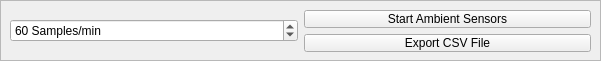
     <widget class="QFrame" name="ambient_sensor_frame">
      <property name="enabled">
       <bool>true</bool>
      </property>
      <property name="geometry">
       <rect>
        <x>10</x>
        <y>450</y>
        <width>601</width>
        <height>61</height>
       </rect>
      </property>
      <property name="frameShape">
       <enum>QFrame::StyledPanel</enum>
      </property>
      <property name="frameShadow">
       <enum>QFrame::Raised</enum>
      </property>
      <widget class="QWidget" name="gridLayoutWidget_11">
       <property name="geometry">
        <rect>
         <x>10</x>
         <y>10</y>
         <width>581</width>
         <height>42</height>
        </rect>
       </property>
       <layout class="QGridLayout" name="gridLayout_11">
        <item row="0" column="0" rowspan="2">
         <widget class="QSpinBox" name="ambient_sensor_rate_value_spinBox">
          <property name="sizePolicy">
           <sizepolicy hsizetype="Minimum" vsizetype="Fixed">
            <horstretch>0</horstretch>
            <verstretch>0</verstretch>
           </sizepolicy>
          </property>
          <property name="suffix">
           <string> Samples/min</string>
          </property>
          <property name="minimum">
           <number>1</number>
          </property>
          <property name="maximum">
           <number>100</number>
          </property>
          <property name="value">
           <number>60</number>
          </property>
         </widget>
        </item>
        <item row="0" column="1">
         <widget class="QPushButton" name="ambient_start_sensors_pushButton">
          <property name="enabled">
           <bool>true</bool>
          </property>
          <property name="sizePolicy">
           <sizepolicy hsizetype="Minimum" vsizetype="Fixed">
            <horstretch>0</horstretch>
            <verstretch>0</verstretch>
           </sizepolicy>
          </property>
          <property name="toolTip">
           <string>Start collecting data from ambient sensors</string>
          </property>
          <property name="text">
           <string>Start Ambient Sensors</string>
          </property>
         </widget>
        </item>
        <item row="1" column="1">
         <widget class="QPushButton" name="ambient_sensor_export_CSV_pushButton">
          <property name="sizePolicy">
           <sizepolicy hsizetype="Minimum" vsizetype="Fixed">
            <horstretch>0</horstretch>
            <verstretch>0</verstretch>
           </sizepolicy>
          </property>
          <property name="text">
           <string>Export CSV File</string>
          </property>
         </widget>
        </item>
       </layout>
      </widget>
     </widget>
